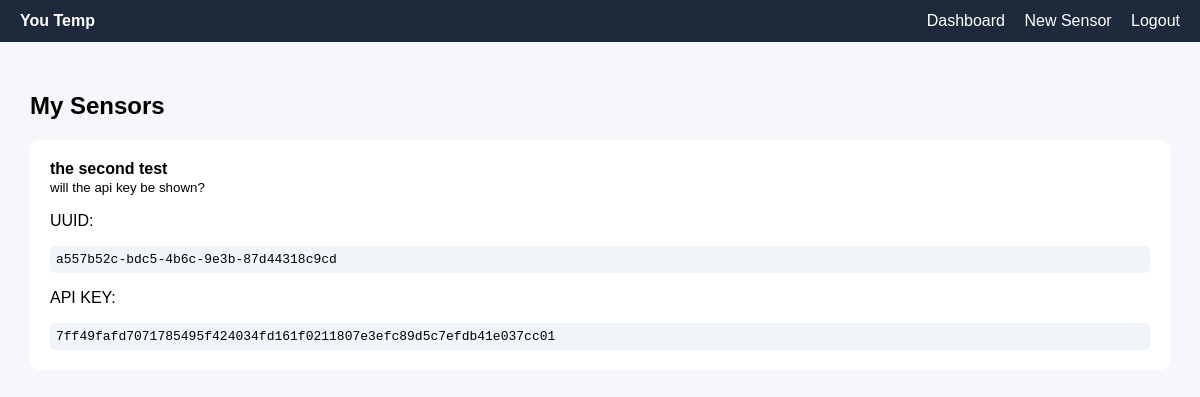
Before: /my-sensors (signed in) with the older database file.
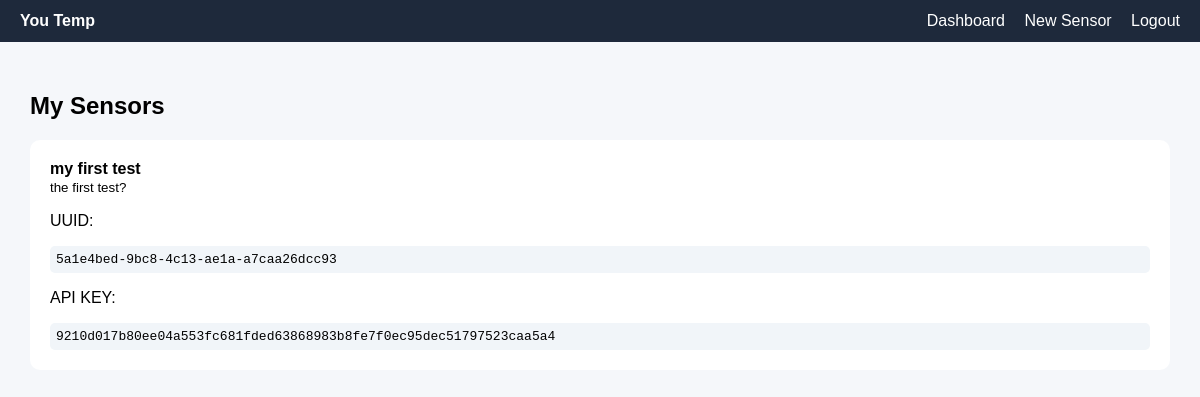
After: the same page with the newer database file.
### tables this page shows
CREATE TABLE sensors (
    id INTEGER PRIMARY KEY AUTOINCREMENT,
    user_id INTEGER,
    name TEXT,
    description TEXT,
    uuid TEXT UNIQUE,
    api_key TEXT UNIQUE,
    created_at DATETIME DEFAULT CURRENT_TIMESTAMP
);

### app/sensors.py (the view)
@sensors_bp.route('/my-sensors')
@login_required
def my_sensors():
    db = get_db()
    sensors = db.execute(
        """
        SELECT name, uuid, api_key, description
        FROM sensors
        WHERE user_id = ?
        """,
        (session['user_id'],)
    ).fetchall()
    return render_template('my_sensors.html', sensors=sensors)

### app/auth.py (called while the page is built)
def login_required(view):
    @wraps(view)
    def wrapped(*args, **kwargs):
        if 'user_id' not in session:
            return redirect('/login')
        return view(*args, **kwargs)
    return wrapped

### app/db.py (called while the page is built)
def get_db():
    if 'db' not in g:
        g.db = sqlite3.connect(DATABASE)
        g.db.row_factory = sqlite3.Row
    return g.db

### app/templates/my_sensors.html (shortened to what this page needs)
<!DOCTYPE html>
<html lang="fa">
<head>
</head>
<body>
<nav>
<b>You Temp</b>
<div>
    <a href="/">Dashboard</a>
    <a href="/new-sensor">New Sensor</a>
    <a href="/logout">Logout</a>
</div>
</nav>
<div class="container">
<h2>My Sensors</h2>
{% for s in sensors %}
<div class="card">
    <b>{{ s['name'] }}</b><br>
    <small>{{ s['description'] }}</small>
    <p>UUID:</p>
    <code>{{ s['uuid'] }}</code>
    <p>API KEY:</p>
    <code>{{ s['api_key'] }}</code>
</div>
{% else %}
<p>هنوز سنسوری نساختی</p>
{% endfor %}
</div>
</body>
</html>

### app/templates/my_sensors.html (style rules this page uses)
body { margin:0; font-family:sans-serif; background:#f5f7fa }
nav { background:#1e293b; color:white; padding:12px 20px; display:flex; justify-content:space-between }
nav a { color:white; margin-left:15px; text-decoration:none }
.container { padding:30px }
.card { background:white; padding:20px; border-radius:10px; margin-bottom:15px }
code { background:#f1f5f9; padding:6px; border-radius:5px; display:block; word-break:break-all }

Changed rows visible on the page:
removed sensors: name "the second test", description "will the api key be shown?", uuid "a557b52c-bdc5-4b6c-9e3b-87d44318c9cd", api_key "7ff49fafd7071785495f424034fd161f0211807e3efc89d5c7efdb41e037cc01"
now on this page (row edited): sensors: name "my first test", description "the first test?", uuid "5a1e4bed-9bc8-4c13-ae1a-a7caa26dcc93", api_key "9210d017b80ee04a553fc681fded63868983b8fe7f0ec95dec51797523caa5a4"
